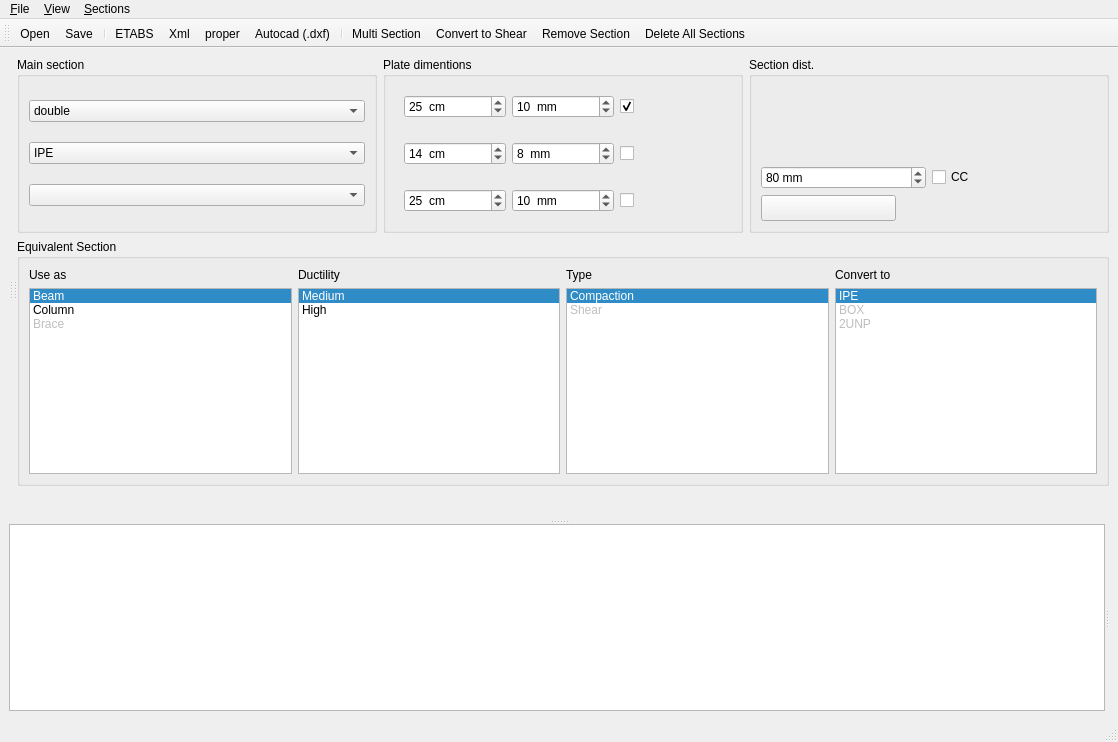
<?xml version="1.0" encoding="UTF-8"?>
<ui version="4.0">
 <class>MainWindow</class>
 <widget class="QMainWindow" name="MainWindow">
  <property name="geometry">
   <rect>
    <x>0</x>
    <y>0</y>
    <width>1118</width>
    <height>742</height>
   </rect>
  </property>
  <property name="windowTitle">
   <string>civiltools</string>
  </property>
  <widget class="QWidget" name="centralwidget">
   <layout class="QHBoxLayout" name="horizontalLayout_4">
    <item>
     <widget class="QSplitter" name="mainSplitter">
      <property name="orientation">
       <enum>Qt::Vertical</enum>
      </property>
      <widget class="QWidget" name="layoutWidget">
       <layout class="QHBoxLayout" name="horizontalLayout_3">
        <item>
         <widget class="QSplitter" name="splitter">
          <property name="orientation">
           <enum>Qt::Horizontal</enum>
          </property>
          <property name="childrenCollapsible">
           <bool>false</bool>
          </property>
          <widget class="QWidget" name="layoutWidget_2">
           <layout class="QVBoxLayout" name="mesh_and_equal_layout"/>
          </widget>
          <widget class="QWidget" name="layoutWidget">
           <layout class="QGridLayout" name="drawLayout"/>
          </widget>
          <widget class="QWidget" name="layoutWidget">
           <layout class="QVBoxLayout" name="verticalLayout_2">
            <item>
             <layout class="QHBoxLayout" name="horizontalLayout_2">
              <item>
               <widget class="QGroupBox" name="groupBox_2">
                <property name="title">
                 <string>Main section</string>
                </property>
                <property name="flat">
                 <bool>false</bool>
                </property>
                <layout class="QVBoxLayout" name="verticalLayout">
                 <item>
                  <widget class="QComboBox" name="doubleBox">
                   <property name="currentIndex">
                    <number>1</number>
                   </property>
                   <item>
                    <property name="text">
                     <string>single</string>
                    </property>
                    <property name="icon">
                     <iconset resource="resource_1.qrc">
                      <normaloff>:/section/images/one.svg</normaloff>:/section/images/one.svg</iconset>
                    </property>
                   </item>
                   <item>
                    <property name="text">
                     <string>double</string>
                    </property>
                    <property name="icon">
                     <iconset resource="resource_1.qrc">
                      <normaloff>:/section/images/two.svg</normaloff>:/section/images/two.svg</iconset>
                    </property>
                   </item>
                   <item>
                    <property name="text">
                     <string>souble</string>
                    </property>
                    <property name="icon">
                     <iconset resource="resource_1.qrc">
                      <normaloff>:/section/images/three.svg</normaloff>:/section/images/three.svg</iconset>
                    </property>
                   </item>
                  </widget>
                 </item>
                 <item>
                  <widget class="QComboBox" name="sectionTypeBox">
                   <item>
                    <property name="text">
                     <string>IPE</string>
                    </property>
                    <property name="icon">
                     <iconset resource="resource_1.qrc">
                      <normaloff>:/section/images/IPE.png</normaloff>:/section/images/IPE.png</iconset>
                    </property>
                   </item>
                   <item>
                    <property name="text">
                     <string>CPE</string>
                    </property>
                    <property name="icon">
                     <iconset resource="resource_1.qrc">
                      <normaloff>:/section/images/cpe.png</normaloff>:/section/images/cpe.png</iconset>
                    </property>
                   </item>
                   <item>
                    <property name="text">
                     <string>UNP</string>
                    </property>
                    <property name="icon">
                     <iconset resource="resource_1.qrc">
                      <normaloff>:/section/images/unp.png</normaloff>:/section/images/unp.png</iconset>
                    </property>
                   </item>
                   <item>
                    <property name="text">
                     <string>UPA</string>
                    </property>
                    <property name="icon">
                     <iconset resource="resource_1.qrc">
                      <normaloff>:/section/images/upa.png</normaloff>:/section/images/upa.png</iconset>
                    </property>
                   </item>
                   <item>
                    <property name="text">
                     <string>BOX</string>
                    </property>
                    <property name="icon">
                     <iconset resource="resource_1.qrc">
                      <normaloff>:/section/images/BOX.png</normaloff>:/section/images/BOX.png</iconset>
                    </property>
                   </item>
                  </widget>
                 </item>
                 <item>
                  <widget class="QComboBox" name="sectionsBox">
                   <property name="currentIndex">
                    <number>-1</number>
                   </property>
                  </widget>
                 </item>
                </layout>
               </widget>
              </item>
              <item>
               <widget class="QGroupBox" name="groupBox_3">
                <property name="title">
                 <string>Plate dimentions</string>
                </property>
                <layout class="QGridLayout" name="gridLayout">
                 <item row="0" column="0">
                  <widget class="QFrame" name="frame_tb">
                   <property name="frameShape">
                    <enum>QFrame::NoFrame</enum>
                   </property>
                   <property name="frameShadow">
                    <enum>QFrame::Raised</enum>
                   </property>
                   <layout class="QHBoxLayout" name="horizontalLayout_5">
                    <item>
                     <widget class="QSpinBox" name="lhSpinBox">
                      <property name="styleSheet">
                       <string notr="true"/>
                      </property>
                      <property name="suffix">
                       <string>  cm</string>
                      </property>
                      <property name="prefix">
                       <string/>
                      </property>
                      <property name="minimum">
                       <number>5</number>
                      </property>
                      <property name="value">
                       <number>25</number>
                      </property>
                     </widget>
                    </item>
                    <item>
                     <widget class="QSpinBox" name="thSpinBox">
                      <property name="styleSheet">
                       <string notr="true"/>
                      </property>
                      <property name="suffix">
                       <string>  mm</string>
                      </property>
                      <property name="prefix">
                       <string/>
                      </property>
                      <property name="minimum">
                       <number>1</number>
                      </property>
                      <property name="value">
                       <number>10</number>
                      </property>
                     </widget>
                    </item>
                    <item>
                     <widget class="QCheckBox" name="addTBPL">
                      <property name="text">
                       <string/>
                      </property>
                      <property name="icon">
                       <iconset resource="resource_1.qrc">
                        <normaloff>:/section/images/plate_tb_check.svg</normaloff>:/section/images/plate_tb_check.svg</iconset>
                      </property>
                      <property name="iconSize">
                       <size>
                        <width>32</width>
                        <height>32</height>
                       </size>
                      </property>
                      <property name="checked">
                       <bool>true</bool>
                      </property>
                     </widget>
                    </item>
                   </layout>
                  </widget>
                 </item>
                 <item row="2" column="0">
                  <widget class="QFrame" name="frame_web">
                   <property name="frameShape">
                    <enum>QFrame::NoFrame</enum>
                   </property>
                   <property name="frameShadow">
                    <enum>QFrame::Raised</enum>
                   </property>
                   <layout class="QHBoxLayout" name="horizontalLayout_7">
                    <item>
                     <widget class="QSpinBox" name="lwSpinBox">
                      <property name="enabled">
                       <bool>true</bool>
                      </property>
                      <property name="styleSheet">
                       <string notr="true"/>
                      </property>
                      <property name="suffix">
                       <string>  cm</string>
                      </property>
                      <property name="prefix">
                       <string/>
                      </property>
                      <property name="minimum">
                       <number>5</number>
                      </property>
                      <property name="value">
                       <number>14</number>
                      </property>
                     </widget>
                    </item>
                    <item>
                     <widget class="QSpinBox" name="twSpinBox">
                      <property name="enabled">
                       <bool>true</bool>
                      </property>
                      <property name="styleSheet">
                       <string notr="true"/>
                      </property>
                      <property name="suffix">
                       <string>  mm</string>
                      </property>
                      <property name="prefix">
                       <string/>
                      </property>
                      <property name="minimum">
                       <number>1</number>
                      </property>
                      <property name="value">
                       <number>8</number>
                      </property>
                     </widget>
                    </item>
                    <item>
                     <widget class="QCheckBox" name="addWebPL">
                      <property name="text">
                       <string/>
                      </property>
                      <property name="icon">
                       <iconset resource="resource_1.qrc">
                        <normaloff>:/section/images/plate_web_check.svg</normaloff>:/section/images/plate_web_check.svg</iconset>
                      </property>
                      <property name="iconSize">
                       <size>
                        <width>32</width>
                        <height>32</height>
                       </size>
                      </property>
                     </widget>
                    </item>
                   </layout>
                  </widget>
                 </item>
                 <item row="3" column="0">
                  <widget class="QFrame" name="frame_lr">
                   <property name="frameShape">
                    <enum>QFrame::NoFrame</enum>
                   </property>
                   <property name="frameShadow">
                    <enum>QFrame::Raised</enum>
                   </property>
                   <layout class="QHBoxLayout" name="horizontalLayout_6">
                    <item>
                     <widget class="QSpinBox" name="lvSpinBox">
                      <property name="enabled">
                       <bool>true</bool>
                      </property>
                      <property name="styleSheet">
                       <string notr="true"/>
                      </property>
                      <property name="suffix">
                       <string>  cm</string>
                      </property>
                      <property name="prefix">
                       <string/>
                      </property>
                      <property name="minimum">
                       <number>5</number>
                      </property>
                      <property name="value">
                       <number>25</number>
                      </property>
                     </widget>
                    </item>
                    <item>
                     <widget class="QSpinBox" name="tvSpinBox">
                      <property name="enabled">
                       <bool>true</bool>
                      </property>
                      <property name="styleSheet">
                       <string notr="true"/>
                      </property>
                      <property name="suffix">
                       <string>  mm</string>
                      </property>
                      <property name="prefix">
                       <string/>
                      </property>
                      <property name="minimum">
                       <number>1</number>
                      </property>
                      <property name="value">
                       <number>10</number>
                      </property>
                     </widget>
                    </item>
                    <item>
                     <widget class="QCheckBox" name="addLRPL">
                      <property name="text">
                       <string/>
                      </property>
                      <property name="icon">
                       <iconset resource="resource_1.qrc">
                        <normaloff>:/section/images/plate_lr_check.svg</normaloff>:/section/images/plate_lr_check.svg</iconset>
                      </property>
                      <property name="iconSize">
                       <size>
                        <width>32</width>
                        <height>32</height>
                       </size>
                      </property>
                     </widget>
                    </item>
                   </layout>
                  </widget>
                 </item>
                </layout>
               </widget>
              </item>
              <item>
               <widget class="QGroupBox" name="groupBox_4">
                <property name="title">
                 <string>Section dist.</string>
                </property>
                <layout class="QVBoxLayout" name="verticalLayout_3">
                 <item>
                  <widget class="QLabel" name="dist_label">
                   <property name="text">
                    <string/>
                   </property>
                   <property name="pixmap">
                    <pixmap resource="resource_1.qrc">:/section/dist.svg</pixmap>
                   </property>
                   <property name="scaledContents">
                    <bool>false</bool>
                   </property>
                   <property name="alignment">
                    <set>Qt::AlignCenter</set>
                   </property>
                  </widget>
                 </item>
                 <item>
                  <layout class="QHBoxLayout" name="horizontalLayout_8">
                   <item>
                    <widget class="QSpinBox" name="distSpinBox">
                     <property name="suffix">
                      <string> mm</string>
                     </property>
                     <property name="prefix">
                      <string/>
                     </property>
                     <property name="maximum">
                      <number>500</number>
                     </property>
                     <property name="singleStep">
                      <number>1</number>
                     </property>
                     <property name="value">
                      <number>80</number>
                     </property>
                    </widget>
                   </item>
                   <item>
                    <widget class="QCheckBox" name="cc_checkbox">
                     <property name="toolTip">
                      <string>sections center to center distance</string>
                     </property>
                     <property name="text">
                      <string>CC</string>
                     </property>
                    </widget>
                   </item>
                  </layout>
                 </item>
                 <item>
                  <widget class="QPushButton" name="calculate_Button">
                   <property name="enabled">
                    <bool>true</bool>
                   </property>
                   <property name="sizePolicy">
                    <sizepolicy hsizetype="Minimum" vsizetype="Fixed">
                     <horstretch>0</horstretch>
                     <verstretch>0</verstretch>
                    </sizepolicy>
                   </property>
                   <property name="maximumSize">
                    <size>
                     <width>135</width>
                     <height>16777215</height>
                    </size>
                   </property>
                   <property name="font">
                    <font>
                     <family>Noto Sans</family>
                     <pointsize>10</pointsize>
                     <weight>50</weight>
                     <italic>true</italic>
                     <bold>false</bold>
                    </font>
                   </property>
                   <property name="toolTip">
                    <string>add section</string>
                   </property>
                   <property name="styleSheet">
                    <string notr="true">font: italic 10pt &quot;Noto Sans&quot;;</string>
                   </property>
                   <property name="text">
                    <string/>
                   </property>
                   <property name="icon">
                    <iconset resource="resource.qrc">
                     <normaloff>:/section/images/run.svg</normaloff>:/section/images/run.svg</iconset>
                   </property>
                   <property name="iconSize">
                    <size>
                     <width>33</width>
                     <height>135</height>
                    </size>
                   </property>
                   <property name="shortcut">
                    <string>Ctrl+R</string>
                   </property>
                   <property name="flat">
                    <bool>false</bool>
                   </property>
                  </widget>
                 </item>
                </layout>
               </widget>
              </item>
             </layout>
            </item>
            <item>
             <layout class="QHBoxLayout" name="horizontalLayout">
              <item>
               <widget class="QGroupBox" name="groupBox_5">
                <property name="title">
                 <string>Equivalent Section</string>
                </property>
                <layout class="QGridLayout" name="gridLayout_3">
                 <item row="1" column="0">
                  <widget class="QLabel" name="label_2">
                   <property name="text">
                    <string>Use as</string>
                   </property>
                  </widget>
                 </item>
                 <item row="1" column="1">
                  <widget class="QLabel" name="label_3">
                   <property name="text">
                    <string>Ductility</string>
                   </property>
                  </widget>
                 </item>
                 <item row="2" column="0">
                  <widget class="QListWidget" name="useAsList">
                   <property name="verticalScrollBarPolicy">
                    <enum>Qt::ScrollBarAsNeeded</enum>
                   </property>
                   <property name="sizeAdjustPolicy">
                    <enum>QAbstractScrollArea::AdjustIgnored</enum>
                   </property>
                   <property name="selectionMode">
                    <enum>QAbstractItemView::ExtendedSelection</enum>
                   </property>
                   <property name="currentRow">
                    <number>0</number>
                   </property>
                   <item>
                    <property name="text">
                     <string>Beam</string>
                    </property>
                    <property name="icon">
                     <iconset resource="resource_1.qrc">
                      <normaloff>:/section/images/beam.svg</normaloff>:/section/images/beam.svg</iconset>
                    </property>
                   </item>
                   <item>
                    <property name="text">
                     <string>Column</string>
                    </property>
                    <property name="icon">
                     <iconset resource="resource_1.qrc">
                      <normaloff>:/section/images/column.svg</normaloff>:/section/images/column.svg</iconset>
                    </property>
                   </item>
                   <item>
                    <property name="text">
                     <string>Brace</string>
                    </property>
                    <property name="icon">
                     <iconset resource="resource_1.qrc">
                      <normaloff>:/section/images/brace.svg</normaloff>:/section/images/brace.svg</iconset>
                    </property>
                    <property name="flags">
                     <set>ItemIsDragEnabled|ItemIsUserCheckable</set>
                    </property>
                   </item>
                  </widget>
                 </item>
                 <item row="2" column="2">
                  <widget class="QListWidget" name="equivalent_type_list">
                   <property name="verticalScrollBarPolicy">
                    <enum>Qt::ScrollBarAsNeeded</enum>
                   </property>
                   <property name="sizeAdjustPolicy">
                    <enum>QAbstractScrollArea::AdjustIgnored</enum>
                   </property>
                   <property name="selectionMode">
                    <enum>QAbstractItemView::ExtendedSelection</enum>
                   </property>
                   <property name="currentRow">
                    <number>0</number>
                   </property>
                   <item>
                    <property name="text">
                     <string>Compaction</string>
                    </property>
                    <property name="icon">
                     <iconset resource="resource_1.qrc">
                      <normaloff>:/section/images/compct.svg</normaloff>:/section/images/compct.svg</iconset>
                    </property>
                   </item>
                   <item>
                    <property name="text">
                     <string>Shear</string>
                    </property>
                    <property name="icon">
                     <iconset resource="resource_1.qrc">
                      <normaloff>:/section/images/As.svg</normaloff>:/section/images/As.svg</iconset>
                    </property>
                    <property name="flags">
                     <set>ItemIsDragEnabled|ItemIsUserCheckable</set>
                    </property>
                   </item>
                  </widget>
                 </item>
                 <item row="1" column="3">
                  <widget class="QLabel" name="label_5">
                   <property name="text">
                    <string>Convert to</string>
                   </property>
                  </widget>
                 </item>
                 <item row="2" column="3">
                  <widget class="QListWidget" name="equivalent_type_list_2">
                   <property name="verticalScrollBarPolicy">
                    <enum>Qt::ScrollBarAsNeeded</enum>
                   </property>
                   <property name="sizeAdjustPolicy">
                    <enum>QAbstractScrollArea::AdjustIgnored</enum>
                   </property>
                   <property name="selectionMode">
                    <enum>QAbstractItemView::ExtendedSelection</enum>
                   </property>
                   <property name="currentRow">
                    <number>0</number>
                   </property>
                   <item>
                    <property name="text">
                     <string>IPE</string>
                    </property>
                    <property name="icon">
                     <iconset resource="resource_1.qrc">
                      <normaloff>:/section/images/IPE.png</normaloff>:/section/images/IPE.png</iconset>
                    </property>
                   </item>
                   <item>
                    <property name="text">
                     <string>BOX</string>
                    </property>
                    <property name="icon">
                     <iconset resource="resource_1.qrc">
                      <normaloff>:/section/images/BOX.png</normaloff>:/section/images/BOX.png</iconset>
                    </property>
                    <property name="flags">
                     <set>ItemIsDragEnabled|ItemIsUserCheckable</set>
                    </property>
                   </item>
                   <item>
                    <property name="text">
                     <string>2UNP</string>
                    </property>
                    <property name="icon">
                     <iconset resource="resource_1.qrc">
                      <normaloff>:/section/images/2UNP.svg</normaloff>:/section/images/2UNP.svg</iconset>
                    </property>
                    <property name="flags">
                     <set>ItemIsDragEnabled|ItemIsUserCheckable</set>
                    </property>
                   </item>
                  </widget>
                 </item>
                 <item row="2" column="1">
                  <widget class="QListWidget" name="ductilityList">
                   <property name="verticalScrollBarPolicy">
                    <enum>Qt::ScrollBarAsNeeded</enum>
                   </property>
                   <property name="sizeAdjustPolicy">
                    <enum>QAbstractScrollArea::AdjustIgnored</enum>
                   </property>
                   <property name="selectionMode">
                    <enum>QAbstractItemView::ExtendedSelection</enum>
                   </property>
                   <property name="currentRow">
                    <number>0</number>
                   </property>
                   <item>
                    <property name="text">
                     <string>Medium</string>
                    </property>
                    <property name="icon">
                     <iconset resource="resource_1.qrc">
                      <normaloff>:/section/images/r_med.svg</normaloff>:/section/images/r_med.svg</iconset>
                    </property>
                   </item>
                   <item>
                    <property name="text">
                     <string>High</string>
                    </property>
                    <property name="icon">
                     <iconset resource="resource_1.qrc">
                      <normaloff>:/section/images/r_hight.svg</normaloff>:/section/images/r_hight.svg</iconset>
                    </property>
                   </item>
                  </widget>
                 </item>
                 <item row="1" column="2">
                  <widget class="QLabel" name="label_4">
                   <property name="text">
                    <string>Type</string>
                   </property>
                  </widget>
                 </item>
                </layout>
               </widget>
              </item>
             </layout>
            </item>
            <item>
             <spacer name="verticalSpacer_2">
              <property name="orientation">
               <enum>Qt::Vertical</enum>
              </property>
              <property name="sizeHint" stdset="0">
               <size>
                <width>20</width>
                <height>40</height>
               </size>
              </property>
             </spacer>
            </item>
           </layout>
          </widget>
         </widget>
        </item>
       </layout>
      </widget>
      <widget class="QSplitter" name="splitter2">
       <property name="orientation">
        <enum>Qt::Horizontal</enum>
       </property>
       <widget class="QTableView" name="tableView1"/>
       <widget class="QWidget" name="gridLayoutWidget">
        <layout class="QGridLayout" name="main_section_draw"/>
       </widget>
      </widget>
     </widget>
    </item>
   </layout>
  </widget>
  <widget class="QStatusBar" name="statusbar"/>
  <widget class="QMenuBar" name="menuBar">
   <property name="geometry">
    <rect>
     <x>0</x>
     <y>0</y>
     <width>1118</width>
     <height>30</height>
    </rect>
   </property>
   <widget class="QMenu" name="menu_File">
    <property name="title">
     <string>&amp;File</string>
    </property>
    <addaction name="action_Open"/>
    <addaction name="action_Save"/>
    <addaction name="separator"/>
   </widget>
   <widget class="QMenu" name="menu_View">
    <property name="title">
     <string>&amp;View</string>
    </property>
    <addaction name="action_Mesh_Shape"/>
   </widget>
   <widget class="QMenu" name="menu_Sections">
    <property name="title">
     <string>&amp;Sections</string>
    </property>
    <widget class="QMenu" name="menu_Export">
     <property name="title">
      <string>&amp;Export</string>
     </property>
     <addaction name="action_Xml"/>
     <addaction name="action_Autocad_scr"/>
     <addaction name="action_Excel"/>
     <addaction name="action_ETABS"/>
    </widget>
    <addaction name="menu_Export"/>
    <addaction name="action_Remove_Section"/>
    <addaction name="action_Delete"/>
    <addaction name="action_Shear"/>
    <addaction name="action_multi_section"/>
   </widget>
   <addaction name="menu_File"/>
   <addaction name="menu_View"/>
   <addaction name="menu_Sections"/>
  </widget>
  <widget class="QToolBar" name="toolBar">
   <property name="windowTitle">
    <string>toolBar</string>
   </property>
   <property name="iconSize">
    <size>
     <width>36</width>
     <height>36</height>
    </size>
   </property>
   <attribute name="toolBarArea">
    <enum>TopToolBarArea</enum>
   </attribute>
   <attribute name="toolBarBreak">
    <bool>false</bool>
   </attribute>
   <addaction name="action_Open"/>
   <addaction name="action_Save"/>
   <addaction name="separator"/>
   <addaction name="action_ETABS"/>
   <addaction name="action_Xml"/>
   <addaction name="action_Excel"/>
   <addaction name="action_Autocad_scr"/>
   <addaction name="separator"/>
   <addaction name="action_multi_section"/>
   <addaction name="action_Shear"/>
   <addaction name="action_Remove_Section"/>
   <addaction name="action_Delete"/>
  </widget>
  <action name="action_Mesh_Shape">
   <property name="checkable">
    <bool>true</bool>
   </property>
   <property name="checked">
    <bool>true</bool>
   </property>
   <property name="text">
    <string>&amp;Mesh Shape</string>
   </property>
  </action>
  <action name="action_Remove_Section">
   <property name="icon">
    <iconset resource="resource.qrc">
     <normaloff>:/section/images/remove.svg</normaloff>:/section/images/remove.svg</iconset>
   </property>
   <property name="text">
    <string>&amp;Remove Section</string>
   </property>
  </action>
  <action name="action_Delete">
   <property name="icon">
    <iconset resource="resource.qrc">
     <normaloff>:/section/images/clear.png</normaloff>:/section/images/clear.png</iconset>
   </property>
   <property name="text">
    <string>&amp;Delete All Sections</string>
   </property>
  </action>
  <action name="action_Xml">
   <property name="icon">
    <iconset resource="resource.qrc">
     <normaloff>:/section/images/xml.png</normaloff>:/section/images/xml.png</iconset>
   </property>
   <property name="text">
    <string>&amp;Xml</string>
   </property>
   <property name="shortcut">
    <string>Ctrl+X</string>
   </property>
  </action>
  <action name="action_Autocad_scr">
   <property name="icon">
    <iconset resource="resource.qrc">
     <normaloff>:/section/images/autocad.png</normaloff>:/section/images/autocad.png</iconset>
   </property>
   <property name="text">
    <string>&amp;Autocad (.dxf)</string>
   </property>
   <property name="iconText">
    <string>Autocad (.dxf)</string>
   </property>
   <property name="shortcut">
    <string>Ctrl+S</string>
   </property>
  </action>
  <action name="action_Excel">
   <property name="icon">
    <iconset resource="resource.qrc">
     <normaloff>:/section/images/pro.svg</normaloff>:/section/images/pro.svg</iconset>
   </property>
   <property name="text">
    <string>&amp;Proper</string>
   </property>
   <property name="iconText">
    <string>proper</string>
   </property>
   <property name="shortcut">
    <string>Ctrl+E</string>
   </property>
  </action>
  <action name="action_Open">
   <property name="icon">
    <iconset resource="resource_1.qrc">
     <normaloff>:/section/images/open.png</normaloff>:/section/images/open.png</iconset>
   </property>
   <property name="text">
    <string>&amp;Open</string>
   </property>
   <property name="shortcut">
    <string>Ctrl+O</string>
   </property>
  </action>
  <action name="action_Save">
   <property name="icon">
    <iconset resource="resource_1.qrc">
     <normaloff>:/section/images/save.png</normaloff>:/section/images/save.png</iconset>
   </property>
   <property name="text">
    <string>&amp;Save</string>
   </property>
   <property name="shortcut">
    <string>Ctrl+S</string>
   </property>
  </action>
  <action name="action_Shear">
   <property name="icon">
    <iconset resource="resource_1.qrc">
     <normaloff>:/section/images/As.svg</normaloff>:/section/images/As.svg</iconset>
   </property>
   <property name="text">
    <string>&amp;Convert to Shear</string>
   </property>
  </action>
  <action name="action_About">
   <property name="enabled">
    <bool>false</bool>
   </property>
   <property name="text">
    <string>&amp;About</string>
   </property>
   <property name="shortcut">
    <string>Ctrl+S</string>
   </property>
  </action>
  <action name="action_Exit">
   <property name="text">
    <string>&amp;Exit</string>
   </property>
  </action>
  <action name="action_multi_section">
   <property name="icon">
    <iconset resource="resource_1.qrc">
     <normaloff>:/section/images/multi_section.svg</normaloff>:/section/images/multi_section.svg</iconset>
   </property>
   <property name="text">
    <string>&amp;Multi Section</string>
   </property>
  </action>
  <action name="action_ETABS">
   <property name="enabled">
    <bool>true</bool>
   </property>
   <property name="icon">
    <iconset resource="resource_1.qrc">
     <normaloff>:/section/images/etabs.png</normaloff>:/section/images/etabs.png</iconset>
   </property>
   <property name="text">
    <string>ETABS</string>
   </property>
  </action>
 </widget>
 <resources>
  <include location="resource_1.qrc"/>
  <include location="resource.qrc"/>
 </resources>
 <connections/>
</ui>
